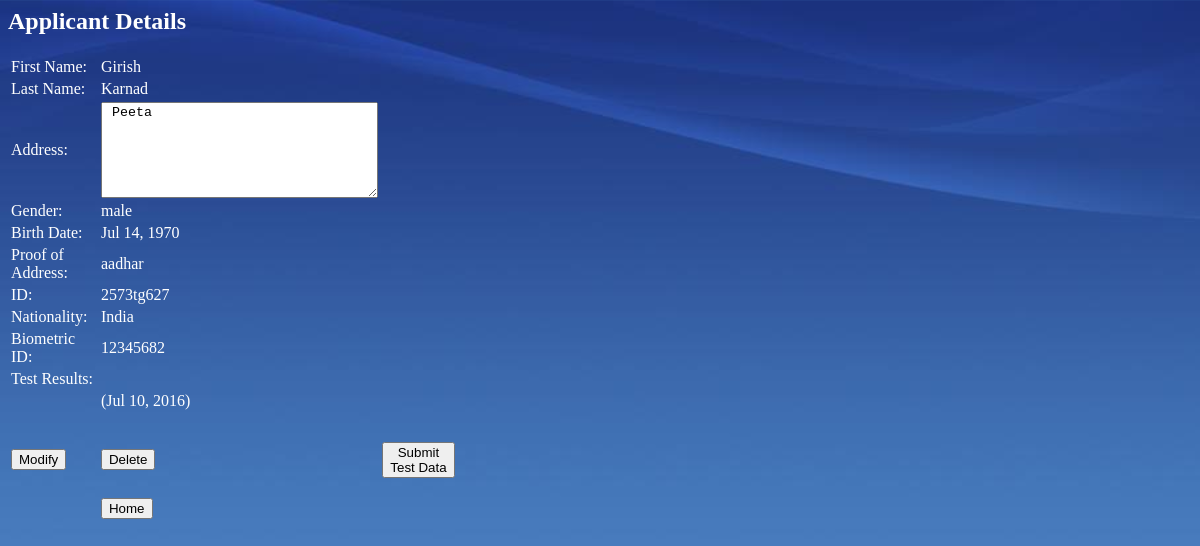
The app's page /testreg/4/detail, older data.
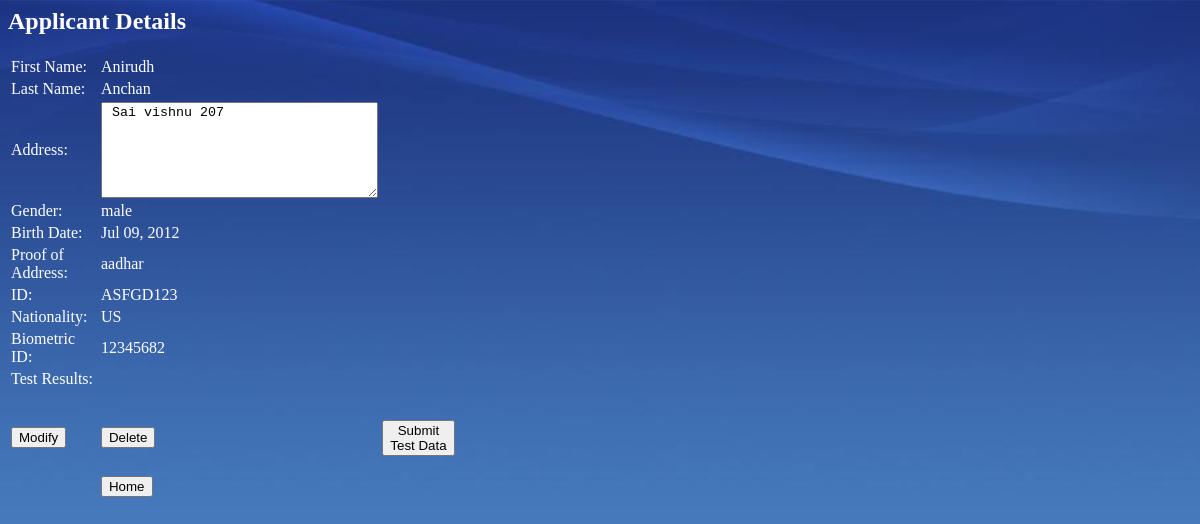
The same page, newer data.
### testreg/models.py (models this page shows, shortened)
@python_2_unicode_compatible  # only if you need to support Python 2
class Applicant(models.Model):
    FirstName = models.CharField(max_length = 100)
    LastName = models.CharField(max_length = 100)
    Address = models.CharField(max_length = 300)
    SEX_TYPES = (
        ('M', 'Male'),
        ('F', 'Female'),
        ('O', 'Other')
    )
    Sex = models.CharField(max_length = 1, choices=SEX_TYPES, default='M')
    DateOfBirth = models.DateField('birth date')
    Nationality = models.CharField(max_length = 100)
    ID_TYPES = (
        ('A', 'Aadhaar'),
        ('P', 'PAN'),
        ('O', 'Other')
    )
    IDType = models.CharField(max_length = 1, choices=ID_TYPES)
    UniqueID = models.CharField(max_length = 50)
    BiometricID = models.IntegerField(default = 0)

class Test(models.Model):
    applicant = models.ForeignKey(Applicant, on_delete=models.CASCADE)
    TestDate = models.DateTimeField('Test date')
    RESULT_TYPES = (
        ('P', 'PASS'),
        ('F', 'FAIL'),
        ('C', 'CANCELLED')
    )
    TestResult = models.CharField(max_length = 1, choices=RESULT_TYPES)
    TestData = models.FileField(upload_to=user_directory_path)

### testreg/views.py (the view)
# urls.py: url(r'^(?P<id>[0-9]+)/detail$', views.detail, name='detail'),
def detail(request, id):
	applicant = get_object_or_404(Applicant, id=id)
	context = {'applicant': applicant}
	return render(request, 'testreg/applicant_details.html', context)

### testreg/templates/testreg/applicant_details.html (shortened to what this page needs)
{% load staticfiles %}
<link rel="stylesheet" type="text/css" href="{% static 'testreg/style.css' %}" >
    <table width="450px">
    {% if applicant %}
        <h2>
            <form align="center">
                <font  face="Calibri" color="white">Applicant Details </font>
            </form>
        </h2>
        <tr>
        <td>
            <font  face="Calibri" color="white" for="first_name">First Name:</font>
        </td>
        <td>
            <font  face="Calibri" color="white" name="first_name"> {{ applicant.FirstName }}</font>
        </td>
        </tr>
        <tr>
        <td>
            <font  face="Calibri" color="white" for="last_name">Last Name:</font>
        </td>
        <td>
            <font  face="Calibri" color="white" name="last_name"> {{ applicant.LastName }}</font>
        </td>
        </tr>
        <tr>
        <td>
            <font  face="Calibri" color="white" for="address">Address:</font>
        </td>
        <td>
            <textarea readonly rows="6" cols="32" id="address" name="address"> {{ applicant.Address }} </textarea>
        </td>
        </tr>
        <tr>
        <td>
            <font  face="Calibri" color="white" for="sex">Gender:</font>
        </td>
        <td>
            <font  face="Calibri" color="white" name="sex"> {{ applicant.Sex }}</font>
        </td>
        </tr>
        <tr>
        <td>
            <font  face="Calibri" color="white" for="bdate">Birth Date:</font>
        </td>
        <td>
            <font  face="Calibri" color="white" name="bdate"> {{ applicant.DateOfBirth|date:"M d, Y"  }}</font>
        </td>
        </tr>
        <tr>
        <td>
            <font  face="Calibri" color="white" for="idtype">Proof of Address:</font>
        </td>
        <td>
            <font  face="Calibri" color="white" name="idtype"> {{ applicant.IDType  }}</font>
        </td>
        </tr>
        <tr>
        <td>
            <font  face="Calibri" color="white" for="id">ID:</font>
        </td>
        <td>
            <font  face="Calibri" color="white" name="id"> {{ applicant.UniqueID  }}</font>
        </td>
        </tr>
        <tr>
        <td>
            <font  face="Calibri" color="white" for="nation">Nationality:</font>
        </td>
        <td>
            <font  face="Calibri" color="white" name="nation"> {{ applicant.Nationality  }}</font>
        </td>
        </tr>
        <tr>
        <td>
            <font  face="Calibri" color="white" for="bid">Biometric ID:</font>
        </td>
        <td>
            <font  face="Calibri" color="white" name="bid"> {{ applicant.BiometricID  }}</font>
        </td>
        </tr>
        <tr>
        <td>
            <font  face="Calibri" color="white" for="bid">Test Results:</font>
        </td>
        {% for test in applicant.test_set.all %}
        <tr>
            <td/>
            <td>
                <font  face="Calibri" color="white" for="bid"> {{ test.TestResult }}    ({{ test.TestDate|date:"M d, Y" }})</font>
            </td>
        </tr>
        {% endfor %}
        <tr>
            <td>
                <form method="get" action="{% url 'testreg:updatereg' applicant.id %}">
                    <button type="submit">Modify</button>
                </form>
            </td>
            <td>
                <form method="get" action="{% url 'testreg:deletereg' applicant.id %}">
                    <button type="submit">Delete</button>
                </form>
            </td>
            <td>
                <form method="get" action="{% url 'testreg:get_testdata' applicant.id %}">
                    <button type="submit">Submit Test Data</button>
                </form>
            </td>
        </tr>
    {% else %}
        <p>No The specified applicant isn't registered.</p>
    {% endif %}
        <tr>
            <td> </td>
            <td>
                <form method="get" action="{% url 'testreg:index' %}">
                    <button type="submit">Home</button>
                </form>
            </td>
        </tr>
    </table>

Row changes from the older to the newer data that the page shows:
removed Test: TestDate "Jul 10, 2016"
changed Applicant "male": FirstName "Girish" → "Anirudh"; LastName "Karnad" → "Anchan"; address "Peeta" → "Sai vishnu 207"; DateOfBirth "Jul 14, 1970" → "Jul 09, 2012"; UniqueID "2573tg627" → "ASFGD123"; Nationality "India" → "US"
